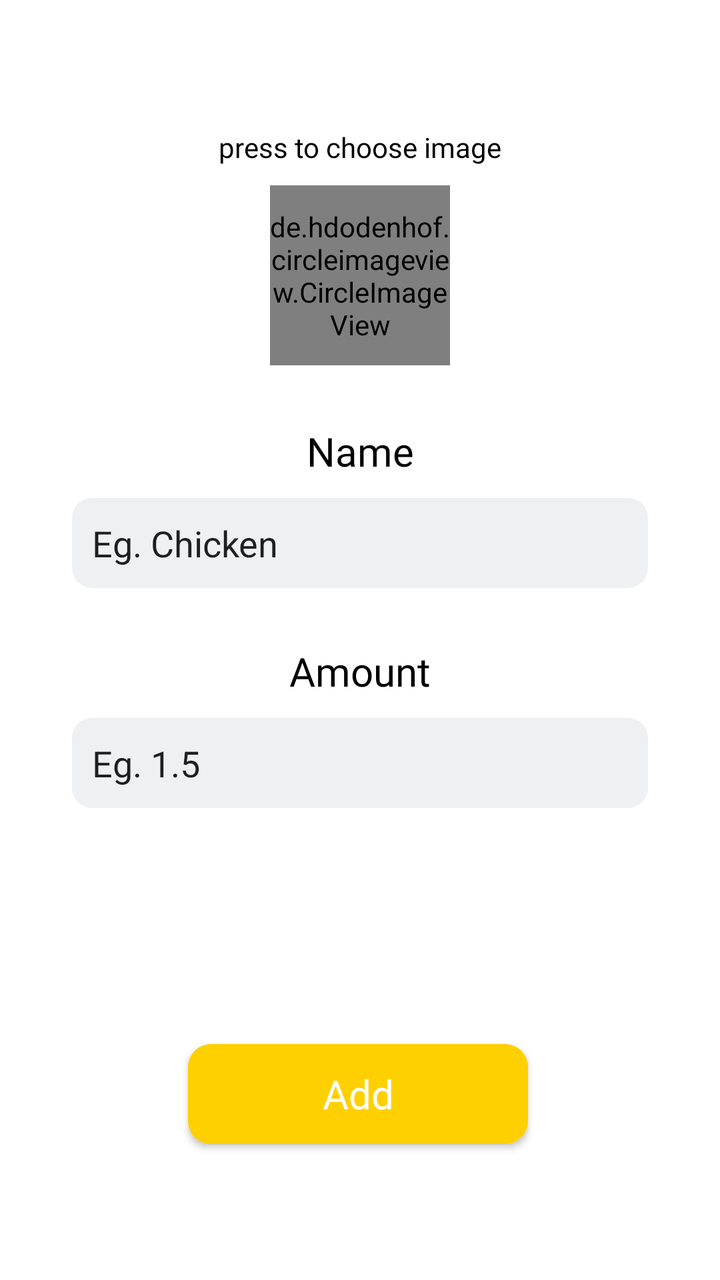
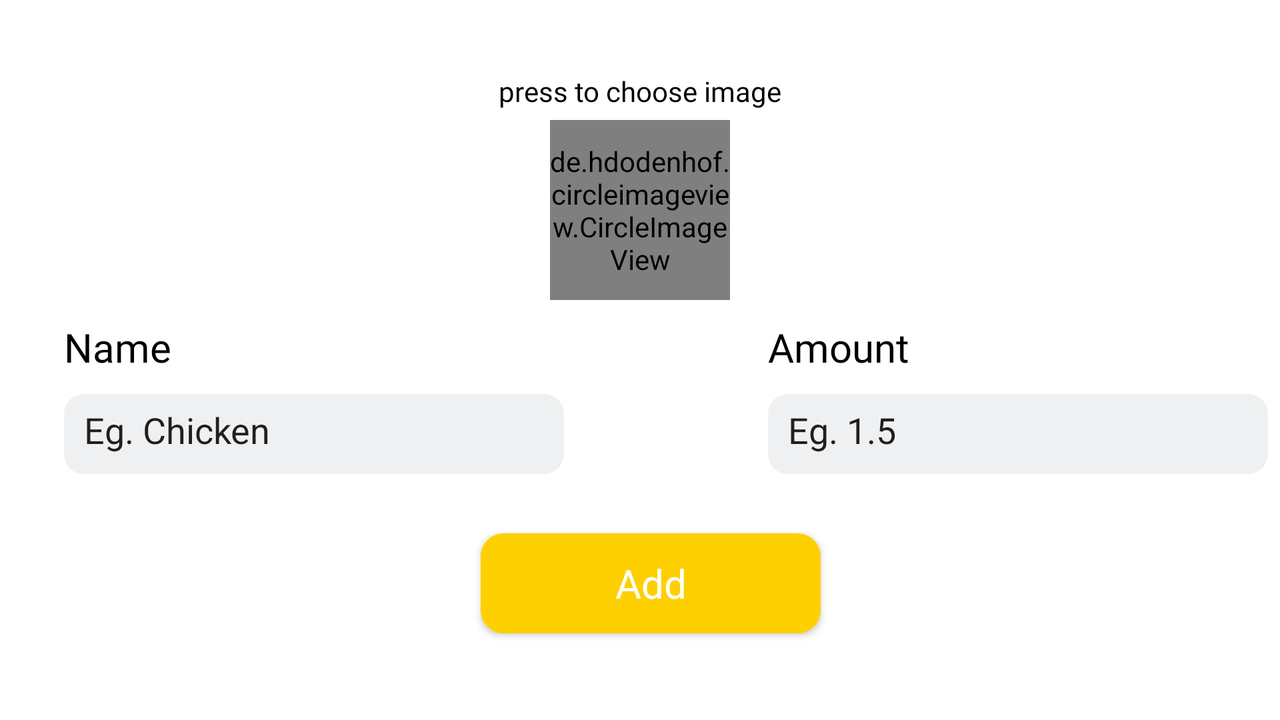

Compare how this app lays out the same screen by default and in its alternative resource folder. The renders come first, then the two layout files and the values they reference.
<!-- AndroidManifest.xml: application theme AppTheme -->
<!-- res/layout/donor_add_item_fragment.xml -->
<?xml version="1.0" encoding="utf-8"?>
<FrameLayout xmlns:android="http://schemas.android.com/apk/res/android"
    xmlns:app="http://schemas.android.com/apk/res-auto"
    xmlns:tools="http://schemas.android.com/tools"
    android:layout_width="match_parent"
    android:layout_height="match_parent"
    android:background="@color/design_default_color_on_primary"
    tools:context=".view.ui.donor.DonorAddItemFragment">

    <androidx.constraintlayout.widget.ConstraintLayout
        android:layout_width="match_parent"
        android:layout_height="match_parent">

        <EditText
            android:id="@+id/item_name"
            android:layout_width="0dp"
            android:layout_height="45dp"
            android:layout_marginTop="10dp"
            android:autofillHints="@string/name"
            android:background="@drawable/text_rect"
            android:backgroundTint="@color/blueGrey"
            android:elevation="0dp"
            android:ems="10"
            android:hint="@string/eg_chicken"
            android:inputType="textPersonName"
            android:padding="10dp"
            android:textColorHint="@color/quantum_grey"
            app:layout_constraintEnd_toStartOf="@+id/guidelines"
            app:layout_constraintStart_toStartOf="@+id/guideline10"
            app:layout_constraintTop_toBottomOf="@+id/name" />

        <Button
            android:id="@+id/addItems"
            android:layout_width="170dp"
            android:layout_height="50dp"
            android:layout_marginStart="28dp"
            android:layout_marginEnd="33dp"
            android:background="@drawable/button_anim"
            android:backgroundTint="@color/yellow"
            android:fontFamily="@font/comfortaa"
            android:text="@string/add"
            android:textAllCaps="false"
            android:textColor="#FFFFFF"
            android:textSize="20sp"
            app:layout_constraintBottom_toTopOf="@+id/guideline"
            app:layout_constraintEnd_toEndOf="parent"
            app:layout_constraintHorizontal_bias="0.511"
            app:layout_constraintStart_toStartOf="parent"
            app:layout_constraintTop_toTopOf="@+id/guideline1"
            app:layout_constraintVertical_bias="0.95" />

        <EditText
            android:id="@+id/item_amount"
            android:layout_width="0dp"
            android:layout_height="45dp"
            android:layout_marginTop="10dp"
            android:autofillHints="@string/amount"
            android:background="@drawable/text_rect"
            android:backgroundTint="@color/blueGrey"
            android:elevation="0dp"
            android:ems="10"
            android:hint="@string/amount_hint"
            android:inputType="numberDecimal"
            android:padding="10dp"
            android:textColorHint="@color/quantum_grey"
            app:layout_constraintEnd_toStartOf="@+id/guidelines"
            app:layout_constraintStart_toStartOf="@+id/guideline10"
            app:layout_constraintTop_toBottomOf="@+id/amount"
            tools:ignore="LabelFor" />

        <TextView
            android:id="@+id/name"
            android:layout_width="wrap_content"
            android:layout_height="wrap_content"
            android:layout_alignParentStart="true"
            android:layout_alignParentTop="true"
            android:layout_alignParentEnd="true"
            android:layout_alignParentBottom="true"
            android:layout_marginTop="20dp"
            android:fontFamily="@font/sniglet"
            android:text="@string/itemname"
            android:textColor="@color/design_default_color_on_secondary"
            android:textSize="20sp"
            app:layout_constraintEnd_toStartOf="@+id/guidelines"
            app:layout_constraintStart_toStartOf="@+id/guideline10"
            app:layout_constraintTop_toTopOf="@+id/guideline2" />

        <TextView
            android:id="@+id/pick_picture"
            style="@style/welcome_to"
            android:layout_width="wrap_content"
            android:layout_height="wrap_content"
            android:layout_alignParentStart="true"
            android:layout_alignParentTop="true"
            android:layout_alignParentEnd="true"
            android:layout_alignParentBottom="true"
            android:fontFamily="@font/sniglet"
            android:gravity="center_vertical"
            android:text="@string/press_to_choose_imagee"
            android:textColor="@color/design_default_color_on_secondary"
            android:textSize="14sp"
            app:layout_constraintEnd_toEndOf="parent"
            app:layout_constraintStart_toStartOf="parent"
            app:layout_constraintTop_toTopOf="@+id/guideline11" />

        <TextView
            android:id="@+id/amount"
            android:layout_width="wrap_content"
            android:layout_height="wrap_content"
            android:layout_alignParentStart="true"
            android:layout_alignParentTop="true"
            android:layout_alignParentEnd="true"
            android:layout_alignParentBottom="true"
            android:layout_marginTop="28dp"
            android:fontFamily="@font/sniglet"
            android:text="@string/amount"
            android:textColor="@color/design_default_color_on_secondary"
            android:textSize="20sp"
            app:layout_constraintEnd_toStartOf="@+id/guidelines"
            app:layout_constraintStart_toStartOf="@+id/guideline10"
            app:layout_constraintTop_toBottomOf="@+id/item_name" />

        <de.hdodenhof.circleimageview.CircleImageView
            android:id="@+id/item_image"
            android:layout_width="90dp"
            android:layout_height="90dp"
            android:src="@drawable/ic_launcher_foreground"
            app:civ_border_color="#FF000000"
            app:civ_border_width="2dp"
            app:layout_constraintBottom_toTopOf="@+id/guideline2"
            app:layout_constraintEnd_toStartOf="@+id/guidelines"
            app:layout_constraintStart_toStartOf="@+id/guideline10"
            app:layout_constraintTop_toBottomOf="@+id/pick_picture" />

        <ProgressBar
            android:id="@+id/add_item_loading"
            style="@style/Widget.AppCompat.ProgressBar.Horizontal"
            android:layout_width="250dp"
            android:layout_height="wrap_content"
            android:layout_marginBottom="20dp"
            android:indeterminate="true"
            android:theme="@style/AppTheme.NoActionBarDonor"
            android:visibility="gone"
            app:layout_constraintBottom_toTopOf="@+id/guideline"
            app:layout_constraintEnd_toEndOf="parent"
            app:layout_constraintHorizontal_bias="0.496"
            app:layout_constraintStart_toStartOf="parent" />

        <androidx.constraintlayout.widget.Guideline
            android:id="@+id/guideline11"
            android:layout_width="wrap_content"
            android:layout_height="wrap_content"
            android:orientation="horizontal"
            app:layout_constraintGuide_percent="0.1" />

        <androidx.constraintlayout.widget.Guideline
            android:id="@+id/guideline1"
            android:layout_width="wrap_content"
            android:layout_height="wrap_content"
            android:orientation="horizontal"
            app:layout_constraintGuide_percent="0.7" />

        <androidx.constraintlayout.widget.Guideline
            android:id="@+id/guideline2"
            android:layout_width="wrap_content"
            android:layout_height="wrap_content"
            android:orientation="horizontal"
            app:layout_constraintGuide_percent="0.3" />

        <androidx.constraintlayout.widget.Guideline
            android:id="@+id/guideline"
            android:layout_width="wrap_content"
            android:layout_height="wrap_content"
            android:orientation="horizontal"
            app:layout_constraintGuide_percent="0.9" />

        <androidx.constraintlayout.widget.Guideline
            android:id="@+id/guideline10"
            android:layout_width="wrap_content"
            android:layout_height="wrap_content"
            android:orientation="vertical"
            app:layout_constraintGuide_percent="0.1" />

        <androidx.constraintlayout.widget.Guideline
            android:id="@+id/guidelines"
            android:layout_width="wrap_content"
            android:layout_height="wrap_content"
            android:orientation="vertical"
            app:layout_constraintGuide_percent="0.9" />

    </androidx.constraintlayout.widget.ConstraintLayout>

</FrameLayout>
<!-- resources referenced by this layout -->
<resources>
  <color name="blueGrey">#EEF0F2</color>
  <color name="yellow">#FFD000</color>
  <!-- drawable button_anim (drawable) -->
  <?xml version="1.0" encoding="utf-8"?>
  <ripple xmlns:android="http://schemas.android.com/apk/res/android"
      android:color="@color/yellow">
      <item android:id="@android:id/mask">
          <shape android:shape="rectangle">
              <solid android:color="@color/colorPrimaryDark" />
              <corners android:radius="10dp" />
          </shape>
      </item>
  
      <item android:id="@android:id/background">
          <shape android:shape="rectangle">
              <stroke
                  android:width="3dp"
                  android:color="@android:color/white" />
  
              <solid android:color="@android:color/white" />
              <corners android:radius="10dp" />
          </shape>
      </item>
  </ripple>
  <!-- drawable ic_launcher_foreground: png bitmap (mipmap-hdpi, 1958 bytes) -->
  <!-- drawable text_rect (drawable) -->
  <?xml version="1.0" encoding="utf-8"?>
  <shape xmlns:android="http://schemas.android.com/apk/res/android"
      android:shape="rectangle">
  
      <solid
          android:color="@color/design_default_color_on_primary" />
  
      <corners
          android:radius="10dp"/>
  </shape>
  <string name="add">Add</string>
  <string name="amount">Amount</string>
  <string name="amount_hint">Eg. 1.5</string>
  <string name="eg_chicken">Eg. Chicken</string>
  <string name="itemname">Name</string>
  <string name="name">Name </string>
  <string name="press_to_choose_imagee">press to choose image</string>
  <style name="AppTheme.NoActionBarDonor" parent="@style/Theme.AppCompat.Light">
          <item name="android:windowLightStatusBar">true</item>
          <item name="android:statusBarColor">@color/design_default_color_on_primary</item>
          <item name="android:elevation">0dp</item>
          <item name="colorAccent">@color/design_default_color_on_secondary</item>
      </style>
  <style name="welcome_to">
          <item name="android:textSize">30sp</item>
          <item name="fontFamily">@font/comfortaa</item>
      </style>
  <style name="AppTheme" parent="Theme.AppCompat.Light.DarkActionBar">
          
          <item name="colorPrimary">@color/colorPrimary</item>
          <item name="colorPrimaryDark">@color/colorPrimaryDark</item>
          <item name="colorAccent">@color/colorAccent</item>
      </style>
  <color name="colorPrimaryDark">#3700B3</color>
  <color name="colorPrimary">#6200EE</color>
  <color name="colorAccent">#03DAC5</color>
</resources>
<!-- res/layout-land/donor_add_item_fragment.xml (the repository's variant of the layout above) -->
<!-- drawn on the phone turned sideways -->
<?xml version="1.0" encoding="utf-8"?>
<FrameLayout xmlns:android="http://schemas.android.com/apk/res/android"
    xmlns:app="http://schemas.android.com/apk/res-auto"
    xmlns:tools="http://schemas.android.com/tools"
    android:layout_width="match_parent"
    android:layout_height="match_parent"
    android:background="@color/design_default_color_on_primary"
    tools:context=".view.ui.donor.DonorAddItemFragment">

    <androidx.constraintlayout.widget.ConstraintLayout
        android:layout_width="match_parent"
        android:layout_height="match_parent">

        <EditText
            android:id="@+id/item_name"
            android:layout_width="250dp"
            android:layout_height="40dp"
            android:layout_marginTop="10dp"
            android:autofillHints="@string/name"
            android:background="@drawable/text_rect"
            android:backgroundTint="@color/blueGrey"
            android:elevation="0dp"
            android:ems="10"
            android:hint="@string/eg_chicken"
            android:inputType="text"
            android:padding="10dp"
            android:textColorHint="@color/quantum_grey"
            app:layout_constraintStart_toStartOf="@+id/guideline10"
            app:layout_constraintTop_toBottomOf="@+id/name" />

        <Button
            android:id="@+id/addItems"
            android:layout_width="170dp"
            android:layout_height="50dp"
            android:background="@drawable/button_anim"
            android:backgroundTint="@color/yellow"
            android:fontFamily="@font/comfortaa"
            android:text="@string/add"
            android:textAllCaps="false"
            android:textColor="#FFFFFF"
            android:textSize="20sp"
            app:layout_constraintBottom_toTopOf="@+id/guideline"
            app:layout_constraintEnd_toEndOf="parent"
            app:layout_constraintHorizontal_bias="0.511"
            app:layout_constraintStart_toStartOf="parent"
            app:layout_constraintTop_toBottomOf="@+id/item_amount"
            app:layout_constraintVertical_bias="0.8" />

        <EditText
            android:id="@+id/item_amount"
            android:layout_width="250dp"
            android:layout_height="40dp"
            android:layout_marginTop="10dp"
            android:autofillHints="@string/amount"
            android:background="@drawable/text_rect"
            android:backgroundTint="@color/blueGrey"
            android:elevation="0dp"
            android:ems="10"
            android:hint="@string/amount_hint"
            android:inputType="numberDecimal"
            android:padding="10dp"
            android:textColorHint="@color/quantum_grey"
            app:layout_constraintStart_toStartOf="@+id/guideline1"
            app:layout_constraintTop_toBottomOf="@+id/amount"
            tools:ignore="LabelFor" />

        <TextView
            android:id="@+id/name"
            android:layout_width="wrap_content"
            android:layout_height="wrap_content"
            android:layout_alignParentStart="true"
            android:layout_alignParentTop="true"
            android:layout_alignParentEnd="true"
            android:layout_alignParentBottom="true"
            android:layout_marginTop="10dp"
            android:fontFamily="@font/sniglet"
            android:text="@string/itemname"
            android:textColor="@color/design_default_color_on_secondary"
            android:textSize="20sp"
            app:layout_constraintStart_toStartOf="@+id/guideline10"
            app:layout_constraintTop_toBottomOf="@+id/item_image" />

        <TextView
            android:id="@+id/pick_picture"
            style="@style/welcome_to"
            android:layout_width="wrap_content"
            android:layout_height="wrap_content"
            android:layout_alignParentStart="true"
            android:layout_alignParentTop="true"
            android:layout_alignParentEnd="true"
            android:layout_alignParentBottom="true"
            android:fontFamily="@font/sniglet"
            android:gravity="center_vertical"
            android:text="@string/press_to_choose_imagee"
            android:textColor="@color/design_default_color_on_secondary"
            android:textSize="14sp"
            app:layout_constraintEnd_toEndOf="parent"
            app:layout_constraintStart_toStartOf="parent"
            app:layout_constraintTop_toTopOf="@+id/guideline11" />

        <TextView
            android:id="@+id/amount"
            android:layout_width="wrap_content"
            android:layout_height="wrap_content"
            android:layout_alignParentStart="true"
            android:layout_alignParentTop="true"
            android:layout_alignParentEnd="true"
            android:layout_alignParentBottom="true"
            android:layout_marginTop="10dp"
            android:fontFamily="@font/sniglet"
            android:text="@string/amount"
            android:textColor="@color/design_default_color_on_secondary"
            android:textSize="20sp"
            app:layout_constraintStart_toStartOf="@+id/guideline1"
            app:layout_constraintTop_toBottomOf="@+id/item_image" />

        <de.hdodenhof.circleimageview.CircleImageView
            android:id="@+id/item_image"
            android:layout_width="90dp"
            android:layout_height="90dp"
            android:layout_marginTop="5dp"
            android:src="@drawable/ic_launcher_foreground"
            app:civ_border_color="#FF000000"
            app:civ_border_width="2dp"
            app:layout_constraintEnd_toEndOf="parent"
            app:layout_constraintStart_toStartOf="parent"
            app:layout_constraintTop_toBottomOf="@+id/pick_picture" />

        <ProgressBar
            android:id="@+id/add_item_loading"
            style="@style/Widget.AppCompat.ProgressBar.Horizontal"
            android:layout_width="250dp"
            android:layout_height="wrap_content"
            android:layout_marginBottom="30dp"
            android:indeterminate="true"
            android:theme="@style/AppTheme.NoActionBarDonor"
            android:visibility="gone"
            app:layout_constraintBottom_toTopOf="@+id/guideline"
            app:layout_constraintEnd_toEndOf="parent"
            app:layout_constraintStart_toStartOf="parent" />

        <androidx.constraintlayout.widget.Guideline
            android:id="@+id/guideline11"
            android:layout_width="wrap_content"
            android:layout_height="wrap_content"
            android:orientation="horizontal"
            app:layout_constraintGuide_percent="0.1" />

        <androidx.constraintlayout.widget.Guideline
            android:id="@+id/guideline"
            android:layout_width="wrap_content"
            android:layout_height="wrap_content"
            android:orientation="horizontal"
            app:layout_constraintGuide_percent="0.9" />

        <androidx.constraintlayout.widget.Guideline
            android:id="@+id/guideline1"
            android:layout_width="wrap_content"
            android:layout_height="wrap_content"
            android:orientation="vertical"
            app:layout_constraintGuide_percent="0.6" />

        <androidx.constraintlayout.widget.Guideline
            android:id="@+id/guideline10"
            android:layout_width="wrap_content"
            android:layout_height="wrap_content"
            android:orientation="vertical"
            app:layout_constraintGuide_percent="0.05" />

    </androidx.constraintlayout.widget.ConstraintLayout>

</FrameLayout>
